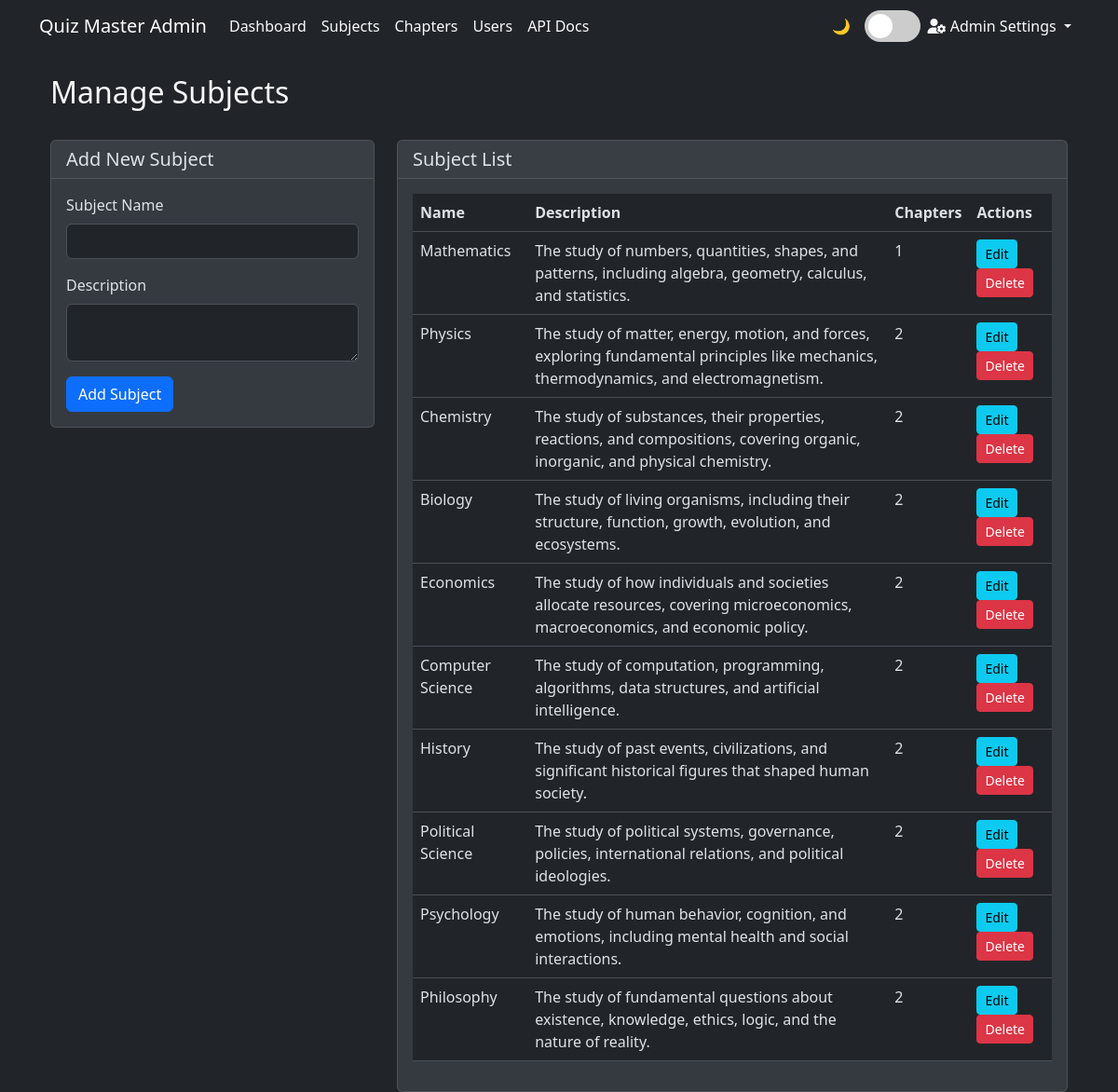
The app's page /admin/subjects (signed in) with its own data.
### models.py (models this page shows)
class Subject(db.Model):
    __tablename__ = 'subject'
    id = db.Column(db.Integer, primary_key=True)
    name = db.Column(db.String(100), nullable=False)
    description = db.Column(db.Text)
    chapters = db.relationship('Chapter', backref='subject', lazy=True)
    __table_args__ = (db.UniqueConstraint('name'),)

### routes.py (the view, shortened to what this page needs)
@app.route('/admin/subjects', methods=['GET', 'POST'])
@login_required
def manage_subjects():
    if not isinstance(current_user, Admin):
        flash('Access denied. Admin privileges required.', 'danger')
        return redirect(url_for('user_dashboard'))
    form = SubjectForm()
    subjects = Subject.query.all()
    return render_template('admin/subjects.html', form=form, subjects=subjects)

### forms.py
class SubjectForm(FlaskForm):
    name = StringField('Subject Name', validators=[DataRequired()])
    description = TextAreaField('Description', validators=[DataRequired()])

### routes.py (called while the page is built)
@login_manager.user_loader
@login_manager.user_loader
def load_user(user_id):
    try:
        user_type = session.get('user_type')
        if user_type == 'admin':
            return Admin.query.get(int(user_id))
        else:
            return User.query.get(int(user_id))
    except Exception as e:
        logging.error(f"Error in load_user: {str(e)}")
        return None

### templates/admin/subjects.html (shortened to what this page needs)
{% extends "admin/base_admin.html" %}
{% block content %}
<div class="container">
    <div class="row mb-4">
        <div class="col">
            <h2>Manage Subjects</h2>
        </div>
    </div>
    <div class="row">
        <div class="col-md-4">
            <div class="card">
                <div class="card-header">
                    <h5 class="mb-0">Add New Subject</h5>
                </div>
                <div class="card-body">
                    <form method="POST">
                        <div class="mb-3">
                            {{ form.name.label(class="form-label") }}
                            {{ form.name(class="form-control") }}
                        </div>
                        <div class="mb-3">
                            {{ form.description.label(class="form-label") }}
                            {{ form.description(class="form-control") }}
                        </div>
                        <button type="submit" class="btn btn-primary">Add Subject</button>
                    </form>
                </div>
            </div>
        </div>
        <div class="col-md-8">
            <div class="card">
                <div class="card-header">
                    <h5 class="mb-0">Subject List</h5>
                </div>
                <div class="card-body">
                    <div class="table-responsive">
                        <table class="table">
                            <thead>
                                <tr>
                                    <th>Name</th>
                                    <th>Description</th>
                                    <th>Chapters</th>
                                    <th>Actions</th>
                                </tr>
                            </thead>
                            <tbody>
                                {% for subject in subjects %}
                                <tr>
                                    <td>{{ subject.name }}</td>
                                    <td>{{ subject.description }}</td>
                                    <td>{{ subject.chapters|length }}</td>
                                    <td>
                                        <a href="{{ url_for('edit_subject', subject_id=subject.id) }}" class="btn btn-sm btn-info">Edit</a>
                                        <form method="POST" action="{{ url_for('delete_subject', subject_id=subject.id) }}" class="d-inline" onsubmit="return confirm('Are you sure you want to delete this subject?');">
                                            <button type="submit" class="btn btn-sm btn-danger">Delete</button>
                                        </form>
                                    </td>
                                </tr>
                                {% endfor %}
                            </tbody>
                        </table>
                    </div>
                </div>
            </div>
        </div>
    </div>
</div>
{% endblock %}

### templates/admin/base_admin.html (style rules this page uses)
:root { --bs-primary-rgb: 13, 110, 253; --bs-secondary-rgb: 108, 117, 125; --bs-success-rgb: 25, 135, 84; --bs-info-rgb: 13, 202, 240; --bs-warning-rgb: 255, 193, 7; --bs-danger-rgb: 220, 53, 69; --bs-light-rgb: 248, 249, 250; --bs-dark-rgb: 33, 37, 41; }
[data-bs-theme="dark"] { --bs-body-color: #dee2e6; --bs-body-bg: #212529; --bs-tertiary-bg-rgb: 52, 58, 64; }
[data-bs-theme="dark"] .card { --bs-card-border-color: rgba(255, 255, 255, 0.125); }
:root { --light-text: #212529; --dark-text: #f8f9fa; --light-bg: #ffffff; --dark-bg: #212529; --light-card-bg: #f8f9fa; --dark-card-bg: #343a40; }
[data-bs-theme="dark"] { --text-color: var(--dark-text); --bg-color: var(--dark-bg); --card-bg: var(--dark-card-bg); }
body { color: var(--text-color); background-color: var(--bg-color); transition: all 0.3s ease; }
.card { background-color: var(--card-bg); }

### records on screen
Subject: name "Mathematics", description "The study of numbers, quantities, shapes, and patterns, including algebra, geometry, calculus, and statistics.", chapters|length "1"
Subject: name "Physics", description "The study of matter, energy, motion, and forces, exploring fundamental principles like mechanics, thermodynamics, and electromagnetism.", chapters|length "2"
Subject: name "Chemistry", description "The study of substances, their properties, reactions, and compositions, covering organic, inorganic, and physical chemistry.", chapters|length "2"
Subject: name "Biology", description "The study of living organisms, including their structure, function, growth, evolution, and ecosystems.", chapters|length "2"
Subject: name "Economics", description "The study of how individuals and societies allocate resources, covering microeconomics, macroeconomics, and economic policy.", chapters|length "2"
Subject: name "Computer Science", description "The study of computation, programming, algorithms, data structures, and artificial intelligence.", chapters|length "2"
Subject: name "History", description "The study of past events, civilizations, and significant historical figures that shaped human society.", chapters|length "2"
Subject: name "Political Science", description "The study of political systems, governance, policies, international relations, and political ideologies.", chapters|length "2"
Subject: name "Psychology", description "The study of human behavior, cognition, and emotions, including mental health and social interactions.", chapters|length "2"
Subject: name "Philosophy", description "The study of fundamental questions about existence, knowledge, ethics, logic, and the nature of reality.", chapters|length "2"
